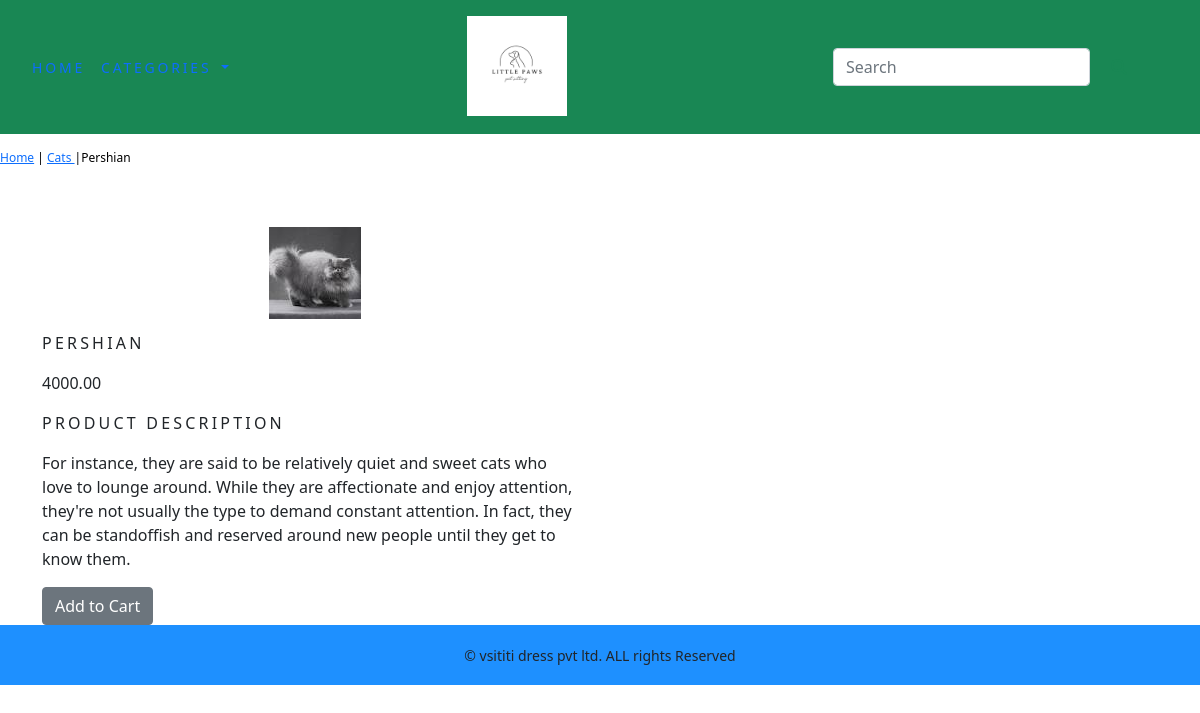
/shop/cats/pershian/, run on the app's committed database.
### shop/models.py (models this page shows, shortened)
class PRODUCTS(models.Model):
       name=models.CharField(max_length=250,unique=True)
       slug=models.SlugField(max_length=250,unique=True)
       description=models.TextField(blank=True)
       price=models.DecimalField(max_digits=10, decimal_places=2)
       category=models.ForeignKey(CATEGORY, on_delete=models.CASCADE)
       image=models.ImageField(upload_to='product', blank=True)
       stock=models.IntegerField()
       available=models.BooleanField(default=True)
       created=models.DateTimeField(auto_now_add=True)
       updated=models.DateTimeField(auto_now=True)
       class Meta:
           ordering = ('name',)
           verbose_name=('Product')
           verbose_name_plural=('Products')

class CATEGORY(models.Model):
         name=models.CharField(max_length=250,unique=True)
         slug=models.SlugField(max_length=250,unique=True)
         description=models.TextField(blank=True)
         image=models.ImageField(upload_to='category', blank=True)
         class Meta:
             ordering = ('name',)
             verbose_name='category'
             verbose_name_plural='categories'
         def get_url(self):
            return reverse('shop:products_by_category',args=[self.slug])
         def __str__(self):
                 return '{}'.format(self.name)

### shop/views.py (the view)
# urls.py: path('shop/<slug:c_slug>/<slug:product_slug>/',views.proDetail,name='prodcatdetail'),
def proDetail(request,c_slug,product_slug):
    try:
        products=PRODUCTS.objects.get(category__slug=c_slug,slug=product_slug)
    except Exception as e:
        raise e
    return render(request,'product.html',{'products':products})

### shop/context_processors.py (called while the page is built)
def menu_links(request):
    links=CATEGORY.objects.all()
    return dict(links=links)

### shop/templates/product.html (shortened to what this page needs)
{% extends 'base1.html' %}
{% load static %}
{% block content %}
<div  class="row my_prod_row_class">
    <div class="my_auto">
        <p><a href="{% url 'shop:allprodcat' %}">Home</a> | <a href="{{products.category.get_url}}">{{ products.category }} </a> |{{products.name}} </p>
    </div>
</div>
<div class="container ">
<br>
<div class="row">
    <div class="col-12 col-sm-12 col-md-12 col-lg-6  text-center ">
        <div style="min-width: 18erm;">
            <img src="{{products.image.url}}" alt="{{products.name}}">
        </div>
    </div>
    <div>
        <div class="col-12 col-sm-12 col-md-12 col-lg-6">
            <div>
            <h1 class="my_prod_title">{{products.name}}</h1>
             <p>{{products.price}}</p>
             <p class="my_title">Product Description</p>
             <p class="text-justify my_prod_text" >{{products.description}}</p>
             {% if product.stock <= 0 %}
             <P class="text-justify  my_prod_text"><b>Out of Stock!</b></P>
             {% else %}
             <a  class="btn btn-secondary "  href="{% url 'shop:add_cart' products.id %}">Add to Cart</a>
             {% endif %}
            </div>
        </div>
    </div>
</div>
</div>
{% endblock %}

### shop/static/css/custom.css (style rules this page uses)
body { font-family: 'Roboto', sans-serif; }
.my_title { font-size: 16px; text-transform: uppercase; letter-spacing: .2em; }
.my_prod_row_class { padding-top: 15px; padding-bottom: 20px; }
.my_prod_row_class .my_auto { color: #000; font-size: 12px; text-decoration: none; }
.my_prod_title { font-size: 16px; text-transform: uppercase; letter-spacing: .2em; padding-top: 15px; padding-bottom: 10px; }
.my_prod_text { padding-right: 20px; }

### data on the page
PRODUCTS: category "Cats", name "Pershian", image (picture), name "PERSHIAN", price "4000.00", description "For instance, they are said to be relatively quiet and sweet cats who love to lounge around. While they are affectionate and enjoy attention, they're not usually the type to demand constant attention. In fact, they can be standoffish and reserved around new people until they get to know them."
